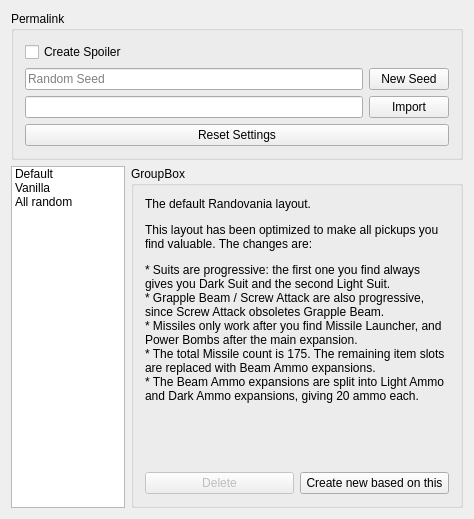
<?xml version="1.0" encoding="UTF-8"?>
<ui version="4.0">
 <class>ISOManagementWindow</class>
 <widget class="QMainWindow" name="ISOManagementWindow">
  <property name="geometry">
   <rect>
    <x>0</x>
    <y>0</y>
    <width>474</width>
    <height>519</height>
   </rect>
  </property>
  <property name="windowTitle">
   <string>Hello, world!</string>
  </property>
  <widget class="QWidget" name="centralWidget">
   <property name="maximumSize">
    <size>
     <width>16777215</width>
     <height>16777215</height>
    </size>
   </property>
   <layout class="QVBoxLayout" name="verticalLayout">
    <item>
     <widget class="QGroupBox" name="permalink_box">
      <property name="enabled">
       <bool>true</bool>
      </property>
      <property name="sizePolicy">
       <sizepolicy hsizetype="Preferred" vsizetype="Fixed">
        <horstretch>0</horstretch>
        <verstretch>0</verstretch>
       </sizepolicy>
      </property>
      <property name="title">
       <string>Permalink</string>
      </property>
      <layout class="QGridLayout" name="gridLayout_5">
       <item row="1" column="1">
        <widget class="QPushButton" name="seed_number_button">
         <property name="text">
          <string>New Seed</string>
         </property>
        </widget>
       </item>
       <item row="2" column="0">
        <widget class="QLineEdit" name="permalink_edit"/>
       </item>
       <item row="3" column="0" colspan="2">
        <widget class="QPushButton" name="reset_settings_button">
         <property name="toolTip">
          <string>&lt;html&gt;&lt;head/&gt;&lt;body&gt;&lt;p&gt;Resets all seed-affecting settings to their default values.&lt;/p&gt;&lt;/body&gt;&lt;/html&gt;</string>
         </property>
         <property name="text">
          <string>Reset Settings</string>
         </property>
        </widget>
       </item>
       <item row="1" column="0">
        <widget class="QLineEdit" name="seed_number_edit">
         <property name="placeholderText">
          <string>Random Seed</string>
         </property>
        </widget>
       </item>
       <item row="2" column="1">
        <widget class="QPushButton" name="permalink_import_button">
         <property name="text">
          <string>Import</string>
         </property>
        </widget>
       </item>
       <item row="0" column="0">
        <widget class="QCheckBox" name="create_spoiler_check">
         <property name="text">
          <string>Create Spoiler</string>
         </property>
        </widget>
       </item>
      </layout>
     </widget>
    </item>
    <item>
     <layout class="QHBoxLayout" name="horizontalLayout">
      <item>
       <widget class="QListWidget" name="listWidget">
        <property name="maximumSize">
         <size>
          <width>200</width>
          <height>16777215</height>
         </size>
        </property>
        <item>
         <property name="text">
          <string>Default</string>
         </property>
        </item>
        <item>
         <property name="text">
          <string>Vanilla</string>
         </property>
        </item>
        <item>
         <property name="text">
          <string>All random</string>
         </property>
        </item>
       </widget>
      </item>
      <item>
       <widget class="QGroupBox" name="groupBox">
        <property name="title">
         <string>GroupBox</string>
        </property>
        <layout class="QGridLayout" name="gridLayout">
         <item row="1" column="1">
          <widget class="QPushButton" name="pushButton">
           <property name="text">
            <string>Create new based on this</string>
           </property>
          </widget>
         </item>
         <item row="1" column="0">
          <widget class="QPushButton" name="pushButton_2">
           <property name="enabled">
            <bool>false</bool>
           </property>
           <property name="text">
            <string>Delete</string>
           </property>
          </widget>
         </item>
         <item row="0" column="0" colspan="2">
          <widget class="QLabel" name="label">
           <property name="text">
            <string>&lt;html&gt;&lt;head/&gt;&lt;body&gt;&lt;p&gt;The default Randovania layout.&lt;/p&gt;&lt;p&gt;This layout has been optimized to make all pickups you find valuable. The changes are:&lt;/p&gt;&lt;p&gt;* Suits are progressive: the first one you find always gives you Dark Suit and the second Light Suit.&lt;br/&gt;* Grapple Beam / Screw Attack are also progressive, since Screw Attack obsoletes Grapple Beam.&lt;br/&gt;* Missiles only work after you find Missile Launcher, and Power Bombs after the main expansion.&lt;br/&gt;* The total Missile count is 175. The remaining item slots are replaced with Beam Ammo expansions.&lt;br/&gt;* The Beam Ammo expansions are split into Light Ammo and Dark Ammo expansions, giving 20 ammo each.&lt;/p&gt;&lt;/body&gt;&lt;/html&gt;</string>
           </property>
           <property name="alignment">
            <set>Qt::AlignLeading|Qt::AlignLeft|Qt::AlignTop</set>
           </property>
           <property name="wordWrap">
            <bool>true</bool>
           </property>
          </widget>
         </item>
        </layout>
       </widget>
      </item>
     </layout>
    </item>
   </layout>
  </widget>
  <widget class="QMenuBar" name="menuBar">
   <property name="geometry">
    <rect>
     <x>0</x>
     <y>0</y>
     <width>474</width>
     <height>17</height>
    </rect>
   </property>
  </widget>
 </widget>
 <layoutdefault spacing="6" margin="11"/>
 <resources/>
 <connections/>
</ui>
